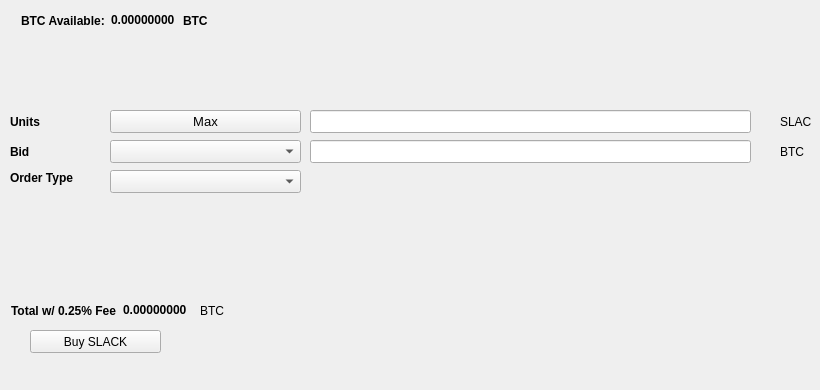
   <widget class="QWidget" name="BuyTab">
    <attribute name="title">
     <string>Buy</string>
    </attribute>
    <widget class="QPushButton" name="BuySLACK">
     <property name="geometry">
      <rect>
       <x>30</x>
       <y>330</y>
       <width>131</width>
       <height>23</height>
      </rect>
     </property>
     <property name="text">
      <string>Buy SLACK</string>
     </property>
     <property name="icon">
      <iconset resource="../econocalypse.qrc">
       <normaloff>:/icons/bitcoin</normaloff>:/icons/bitcoin</iconset>
     </property>
    </widget>
    <widget class="QLabel" name="label_3">
     <property name="geometry">
      <rect>
       <x>10</x>
       <y>110</y>
       <width>46</width>
       <height>23</height>
      </rect>
     </property>
     <property name="font">
      <font>
       <weight>75</weight>
       <bold>true</bold>
      </font>
     </property>
     <property name="text">
      <string>Units</string>
     </property>
    </widget>
    <widget class="QLineEdit" name="UnitsInput">
     <property name="geometry">
      <rect>
       <x>310</x>
       <y>110</y>
       <width>441</width>
       <height>23</height>
      </rect>
     </property>
     <property name="font">
      <font>
       <pointsize>9</pointsize>
       <weight>75</weight>
       <bold>true</bold>
      </font>
     </property>
    </widget>
    <widget class="QLineEdit" name="BuyBidPriceEdit">
     <property name="geometry">
      <rect>
       <x>310</x>
       <y>140</y>
       <width>441</width>
       <height>23</height>
      </rect>
     </property>
     <property name="font">
      <font>
       <pointsize>9</pointsize>
       <weight>75</weight>
       <bold>true</bold>
      </font>
     </property>
    </widget>
    <widget class="QLabel" name="label_4">
     <property name="geometry">
      <rect>
       <x>780</x>
       <y>110</y>
       <width>31</width>
       <height>23</height>
      </rect>
     </property>
     <property name="text">
      <string>SLACK</string>
     </property>
    </widget>
    <widget class="QLabel" name="label_5">
     <property name="geometry">
      <rect>
       <x>780</x>
       <y>140</y>
       <width>31</width>
       <height>23</height>
      </rect>
     </property>
     <property name="text">
      <string>BTC</string>
     </property>
    </widget>
    <widget class="QLabel" name="label_6">
     <property name="geometry">
      <rect>
       <x>10</x>
       <y>140</y>
       <width>46</width>
       <height>23</height>
      </rect>
     </property>
     <property name="font">
      <font>
       <weight>75</weight>
       <bold>true</bold>
      </font>
     </property>
     <property name="text">
      <string>Bid</string>
     </property>
    </widget>
    <widget class="QLabel" name="label_7">
     <property name="geometry">
      <rect>
       <x>10</x>
       <y>170</y>
       <width>91</width>
       <height>16</height>
      </rect>
     </property>
     <property name="font">
      <font>
       <weight>75</weight>
       <bold>true</bold>
      </font>
     </property>
     <property name="text">
      <string>Order Type</string>
     </property>
    </widget>
    <widget class="QPushButton" name="Buy_Max_Amount">
     <property name="geometry">
      <rect>
       <x>110</x>
       <y>110</y>
       <width>191</width>
       <height>23</height>
      </rect>
     </property>
     <property name="font">
      <font>
       <pointsize>10</pointsize>
      </font>
     </property>
     <property name="text">
      <string>Max</string>
     </property>
    </widget>
    <widget class="QComboBox" name="BuyBidcomboBox">
     <property name="geometry">
      <rect>
       <x>110</x>
       <y>140</y>
       <width>191</width>
       <height>23</height>
      </rect>
     </property>
     <property name="font">
      <font>
       <pointsize>10</pointsize>
      </font>
     </property>
    </widget>
    <widget class="QComboBox" name="buyOrdertypeCombo">
     <property name="geometry">
      <rect>
       <x>110</x>
       <y>170</y>
       <width>191</width>
       <height>23</height>
      </rect>
     </property>
     <property name="font">
      <font>
       <pointsize>10</pointsize>
      </font>
     </property>
    </widget>
    <widget class="QWidget" name="layoutWidget1">
     <property name="geometry">
      <rect>
       <x>21</x>
       <y>11</y>
       <width>227</width>
       <height>19</height>
      </rect>
     </property>
     <layout class="QHBoxLayout" name="horizontalLayout_3">
      <item>
       <widget class="QLabel" name="label232">
        <property name="font">
         <font>
          <weight>75</weight>
          <bold>true</bold>
         </font>
        </property>
        <property name="text">
         <string>BTC Available:</string>
        </property>
       </widget>
      </item>
      <item>
       <widget class="QLabel" name="BtcAvailableLbl">
        <property name="palette">
         <palette>
          <active>
           <colorrole role="WindowText">
            <brush brushstyle="SolidPattern">
             <color alpha="255">
              <red>0</red>
              <green>0</green>
              <blue>0</blue>
             </color>
            </brush>
           </colorrole>
           <colorrole role="Button">
            <brush brushstyle="SolidPattern">
             <color alpha="255">
              <red>0</red>
              <green>170</green>
              <blue>0</blue>
             </color>
            </brush>
           </colorrole>
           <colorrole role="Light">
            <brush brushstyle="SolidPattern">
             <color alpha="255">
              <red>0</red>
              <green>255</green>
              <blue>0</blue>
             </color>
            </brush>
           </colorrole>
           <colorrole role="Midlight">
            <brush brushstyle="SolidPattern">
             <color alpha="255">
              <red>0</red>
              <green>212</green>
              <blue>0</blue>
             </color>
            </brush>
           </colorrole>
           <colorrole role="Dark">
            <brush brushstyle="SolidPattern">
             <color alpha="255">
              <red>0</red>
              <green>85</green>
              <blue>0</blue>
             </color>
            </brush>
           </colorrole>
           <colorrole role="Mid">
            <brush brushstyle="SolidPattern">
             <color alpha="255">
              <red>0</red>
              <green>113</green>
              <blue>0</blue>
             </color>
            </brush>
           </colorrole>
           <colorrole role="Text">
            <brush brushstyle="SolidPattern">
             <color alpha="255">
              <red>0</red>
              <green>170</green>
              <blue>0</blue>
             </color>
            </brush>
           </colorrole>
           <colorrole role="BrightText">
            <brush brushstyle="SolidPattern">
             <color alpha="255">
              <red>255</red>
              <green>255</green>
              <blue>255</blue>
             </color>
            </brush>
           </colorrole>
           <colorrole role="ButtonText">
            <brush brushstyle="SolidPattern">
             <color alpha="255">
              <red>0</red>
              <green>0</green>
              <blue>0</blue>
             </color>
            </brush>
           </colorrole>
           <colorrole role="Base">
            <brush brushstyle="SolidPattern">
             <color alpha="255">
              <red>255</red>
              <green>255</green>
              <blue>255</blue>
             </color>
            </brush>
           </colorrole>
           <colorrole role="Window">
            <brush brushstyle="SolidPattern">
             <color alpha="255">
              <red>0</red>
              <green>170</green>
              <blue>0</blue>
             </color>
            </brush>
           </colorrole>
           <colorrole role="Shadow">
            <brush brushstyle="SolidPattern">
             <color alpha="255">
              <red>0</red>
              <green>0</green>
              <blue>0</blue>
             </color>
            </brush>
           </colorrole>
           <colorrole role="AlternateBase">
            <brush brushstyle="SolidPattern">
             <color alpha="255">
              <red>127</red>
              <green>212</green>
              <blue>127</blue>
             </color>
            </brush>
           </colorrole>
           <colorrole role="ToolTipBase">
            <brush brushstyle="SolidPattern">
             <color alpha="255">
              <red>255</red>
              <green>255</green>
              <blue>220</blue>
             </color>
            </brush>
           </colorrole>
           <colorrole role="ToolTipText">
            <brush brushstyle="SolidPattern">
             <color alpha="255">
              <red>0</red>
              <green>0</green>
              <blue>0</blue>
             </color>
            </brush>
           </colorrole>
          </active>
          <inactive>
           <colorrole role="WindowText">
            <brush brushstyle="SolidPattern">
             <color alpha="255">
              <red>0</red>
              <green>0</green>
              <blue>0</blue>
             </color>
            </brush>
           </colorrole>
           <colorrole role="Button">
            <brush brushstyle="SolidPattern">
             <color alpha="255">
              <red>0</red>
              <green>170</green>
              <blue>0</blue>
             </color>
            </brush>
           </colorrole>
           <colorrole role="Light">
            <brush brushstyle="SolidPattern">
             <color alpha="255">
              <red>0</red>
              <green>255</green>
              <blue>0</blue>
             </color>
            </brush>
           </colorrole>
           <colorrole role="Midlight">
            <brush brushstyle="SolidPattern">
             <color alpha="255">
              <red>0</red>
              <green>212</green>
              <blue>0</blue>
             </color>
            </brush>
           </colorrole>
           <colorrole role="Dark">
            <brush brushstyle="SolidPattern">
             <color alpha="255">
              <red>0</red>
              <green>85</green>
              <blue>0</blue>
             </color>
            </brush>
           </colorrole>
           <colorrole role="Mid">
            <brush brushstyle="SolidPattern">
             <color alpha="255">
              <red>0</red>
              <green>113</green>
              <blue>0</blue>
             </color>
            </brush>
           </colorrole>
           <colorrole role="Text">
            <brush brushstyle="SolidPattern">
             <color alpha="255">
              <red>0</red>
              <green>170</green>
              <blue>0</blue>
             </color>
            </brush>
           </colorrole>
           <colorrole role="BrightText">
            <brush brushstyle="SolidPattern">
             <color alpha="255">
              <red>255</red>
              <green>255</green>
              <blue>255</blue>
             </color>
            </brush>
           </colorrole>
           <colorrole role="ButtonText">
            <brush brushstyle="SolidPattern">
             <color alpha="255">
              <red>0</red>
              <green>0</green>
              <blue>0</blue>
             </color>
            </brush>
           </colorrole>
           <colorrole role="Base">
            <brush brushstyle="SolidPattern">
             <color alpha="255">
              <red>255</red>
              <green>255</green>
              <blue>255</blue>
             </color>
            </brush>
           </colorrole>
           <colorrole role="Window">
            <brush brushstyle="SolidPattern">
             <color alpha="255">
              <red>0</red>
              <green>170</green>
              <blue>0</blue>
             </color>
            </brush>
           </colorrole>
           <colorrole role="Shadow">
            <brush brushstyle="SolidPattern">
             <color alpha="255">
              <red>0</red>
              <green>0</green>
              <blue>0</blue>
             </color>
            </brush>
           </colorrole>
           <colorrole role="AlternateBase">
            <brush brushstyle="SolidPattern">
             <color alpha="255">
              <red>127</red>
              <green>212</green>
              <blue>127</blue>
             </color>
            </brush>
           </colorrole>
           <colorrole role="ToolTipBase">
            <brush brushstyle="SolidPattern">
             <color alpha="255">
              <red>255</red>
              <green>255</green>
              <blue>220</blue>
             </color>
            </brush>
           </colorrole>
           <colorrole role="ToolTipText">
            <brush brushstyle="SolidPattern">
             <color alpha="255">
              <red>0</red>
              <green>0</green>
              <blue>0</blue>
             </color>
            </brush>
           </colorrole>
          </inactive>
          <disabled>
           <colorrole role="WindowText">
            <brush brushstyle="SolidPattern">
             <color alpha="255">
              <red>0</red>
              <green>85</green>
              <blue>0</blue>
             </color>
            </brush>
           </colorrole>
           <colorrole role="Button">
            <brush brushstyle="SolidPattern">
             <color alpha="255">
              <red>0</red>
              <green>170</green>
              <blue>0</blue>
             </color>
            </brush>
           </colorrole>
           <colorrole role="Light">
            <brush brushstyle="SolidPattern">
             <color alpha="255">
              <red>0</red>
              <green>255</green>
              <blue>0</blue>
             </color>
            </brush>
           </colorrole>
           <colorrole role="Midlight">
            <brush brushstyle="SolidPattern">
             <color alpha="255">
              <red>0</red>
              <green>212</green>
              <blue>0</blue>
             </color>
            </brush>
           </colorrole>
           <colorrole role="Dark">
            <brush brushstyle="SolidPattern">
             <color alpha="255">
              <red>0</red>
              <green>85</green>
              <blue>0</blue>
             </color>
            </brush>
           </colorrole>
           <colorrole role="Mid">
            <brush brushstyle="SolidPattern">
             <color alpha="255">
              <red>0</red>
              <green>113</green>
              <blue>0</blue>
             </color>
            </brush>
           </colorrole>
           <colorrole role="Text">
            <brush brushstyle="SolidPattern">
             <color alpha="255">
              <red>0</red>
              <green>85</green>
              <blue>0</blue>
             </color>
            </brush>
           </colorrole>
           <colorrole role="BrightText">
            <brush brushstyle="SolidPattern">
             <color alpha="255">
              <red>255</red>
              <green>255</green>
              <blue>255</blue>
             </color>
            </brush>
           </colorrole>
           <colorrole role="ButtonText">
            <brush brushstyle="SolidPattern">
             <color alpha="255">
              <red>0</red>
              <green>85</green>
              <blue>0</blue>
             </color>
            </brush>
           </colorrole>
           <colorrole role="Base">
            <brush brushstyle="SolidPattern">
             <color alpha="255">
              <red>0</red>
              <green>170</green>
              <blue>0</blue>
             </color>
            </brush>
           </colorrole>
           <colorrole role="Window">
            <brush brushstyle="SolidPattern">
             <color alpha="255">
              <red>0</red>
              <green>170</green>
              <blue>0</blue>
             </color>
            </brush>
           </colorrole>
           <colorrole role="Shadow">
            <brush brushstyle="SolidPattern">
             <color alpha="255">
              <red>0</red>
              <green>0</green>
              <blue>0</blue>
             </color>
            </brush>
           </colorrole>
           <colorrole role="AlternateBase">
            <brush brushstyle="SolidPattern">
             <color alpha="255">
              <red>0</red>
              <green>170</green>
              <blue>0</blue>
             </color>
            </brush>
           </colorrole>
           <colorrole role="ToolTipBase">
            <brush brushstyle="SolidPattern">
             <color alpha="255">
              <red>255</red>
              <green>255</green>
              <blue>220</blue>
             </color>
            </brush>
           </colorrole>
           <colorrole role="ToolTipText">
            <brush brushstyle="SolidPattern">
             <color alpha="255">
              <red>0</red>
              <green>0</green>
              <blue>0</blue>
             </color>
            </brush>
           </colorrole>
          </disabled>
         </palette>
        </property>
        <property name="font">
         <font>
          <weight>75</weight>
          <bold>true</bold>
         </font>
        </property>
        <property name="text">
         <string>0.00000000</string>
        </property>
        <property name="textInteractionFlags">
         <set>Qt::LinksAccessibleByMouse|Qt::TextSelectableByKeyboard|Qt::TextSelectableByMouse</set>
        </property>
       </widget>
      </item>
      <item>
       <widget class="QLabel" name="BtcAvailableLbl_2">
        <property name="font">
         <font>
          <weight>75</weight>
          <bold>true</bold>
         </font>
        </property>
        <property name="text">
         <string>BTC</string>
        </property>
       </widget>
      </item>
     </layout>
    </widget>
    <widget class="QWidget" name="layoutWidge2">
     <property name="geometry">
      <rect>
       <x>11</x>
       <y>301</y>
       <width>259</width>
       <height>19</height>
      </rect>
     </property>
     <layout class="QHBoxLayout" name="horizontalLayout_4">
      <item>
       <widget class="QLabel" name="label_9">
        <property name="font">
         <font>
          <weight>75</weight>
          <bold>true</bold>
         </font>
        </property>
        <property name="text">
         <string>Total w/ 0.25% Fee</string>
        </property>
       </widget>
      </item>
      <item>
       <widget class="QLabel" name="BuyCostLabel">
        <property name="palette">
         <palette>
          <active>
           <colorrole role="WindowText">
            <brush brushstyle="SolidPattern">
             <color alpha="255">
              <red>0</red>
              <green>0</green>
              <blue>0</blue>
             </color>
            </brush>
           </colorrole>
           <colorrole role="Button">
            <brush brushstyle="SolidPattern">
             <color alpha="255">
              <red>0</red>
              <green>170</green>
              <blue>0</blue>
             </color>
            </brush>
           </colorrole>
           <colorrole role="Light">
            <brush brushstyle="SolidPattern">
             <color alpha="255">
              <red>0</red>
              <green>255</green>
              <blue>0</blue>
             </color>
            </brush>
           </colorrole>
           <colorrole role="Midlight">
            <brush brushstyle="SolidPattern">
             <color alpha="255">
              <red>0</red>
              <green>212</green>
              <blue>0</blue>
             </color>
            </brush>
           </colorrole>
           <colorrole role="Dark">
            <brush brushstyle="SolidPattern">
             <color alpha="255">
              <red>0</red>
              <green>85</green>
              <blue>0</blue>
             </color>
            </brush>
           </colorrole>
           <colorrole role="Mid">
            <brush brushstyle="SolidPattern">
             <color alpha="255">
              <red>0</red>
              <green>113</green>
              <blue>0</blue>
             </color>
            </brush>
           </colorrole>
           <colorrole role="Text">
            <brush brushstyle="SolidPattern">
             <color alpha="255">
              <red>0</red>
              <green>170</green>
              <blue>0</blue>
             </color>
            </brush>
           </colorrole>
           <colorrole role="BrightText">
            <brush brushstyle="SolidPattern">
             <color alpha="255">
              <red>255</red>
              <green>255</green>
              <blue>255</blue>
             </color>
            </brush>
           </colorrole>
           <colorrole role="ButtonText">
            <brush brushstyle="SolidPattern">
             <color alpha="255">
              <red>0</red>
              <green>0</green>
              <blue>0</blue>
             </color>
            </brush>
           </colorrole>
           <colorrole role="Base">
            <brush brushstyle="SolidPattern">
             <color alpha="255">
              <red>255</red>
              <green>255</green>
              <blue>255</blue>
             </color>
            </brush>
           </colorrole>
           <colorrole role="Window">
            <brush brushstyle="SolidPattern">
             <color alpha="255">
              <red>0</red>
              <green>170</green>
              <blue>0</blue>
             </color>
            </brush>
           </colorrole>
           <colorrole role="Shadow">
            <brush brushstyle="SolidPattern">
             <color alpha="255">
              <red>0</red>
              <green>0</green>
              <blue>0</blue>
             </color>
            </brush>
           </colorrole>
           <colorrole role="AlternateBase">
            <brush brushstyle="SolidPattern">
             <color alpha="255">
              <red>127</red>
              <green>212</green>
              <blue>127</blue>
             </color>
            </brush>
           </colorrole>
           <colorrole role="ToolTipBase">
            <brush brushstyle="SolidPattern">
             <color alpha="255">
              <red>255</red>
              <green>255</green>
              <blue>220</blue>
             </color>
            </brush>
           </colorrole>
           <colorrole role="ToolTipText">
            <brush brushstyle="SolidPattern">
             <color alpha="255">
              <red>0</red>
              <green>0</green>
              <blue>0</blue>
             </color>
            </brush>
           </colorrole>
          </active>
          <inactive>
           <colorrole role="WindowText">
            <brush brushstyle="SolidPattern">
             <color alpha="255">
              <red>0</red>
              <green>0</green>
              <blue>0</blue>
             </color>
            </brush>
           </colorrole>
           <colorrole role="Button">
            <brush brushstyle="SolidPattern">
             <color alpha="255">
              <red>0</red>
              <green>170</green>
              <blue>0</blue>
             </color>
            </brush>
           </colorrole>
           <colorrole role="Light">
            <brush brushstyle="SolidPattern">
             <color alpha="255">
              <red>0</red>
              <green>255</green>
              <blue>0</blue>
             </color>
            </brush>
           </colorrole>
           <colorrole role="Midlight">
            <brush brushstyle="SolidPattern">
             <color alpha="255">
              <red>0</red>
              <green>212</green>
              <blue>0</blue>
             </color>
            </brush>
           </colorrole>
           <colorrole role="Dark">
            <brush brushstyle="SolidPattern">
             <color alpha="255">
              <red>0</red>
              <green>85</green>
              <blue>0</blue>
             </color>
            </brush>
           </colorrole>
           <colorrole role="Mid">
            <brush brushstyle="SolidPattern">
             <color alpha="255">
              <red>0</red>
              <green>113</green>
              <blue>0</blue>
             </color>
            </brush>
           </colorrole>
           <colorrole role="Text">
            <brush brushstyle="SolidPattern">
             <color alpha="255">
              <red>0</red>
              <green>170</green>
              <blue>0</blue>
             </color>
            </brush>
           </colorrole>
           <colorrole role="BrightText">
            <brush brushstyle="SolidPattern">
             <color alpha="255">
              <red>255</red>
              <green>255</green>
              <blue>255</blue>
             </color>
            </brush>
           </colorrole>
           <colorrole role="ButtonText">
            <brush brushstyle="SolidPattern">
             <color alpha="255">
              <red>0</red>
              <green>0</green>
              <blue>0</blue>
             </color>
            </brush>
           </colorrole>
           <colorrole role="Base">
            <brush brushstyle="SolidPattern">
             <color alpha="255">
              <red>255</red>
              <green>255</green>
              <blue>255</blue>
             </color>
            </brush>
           </colorrole>
           <colorrole role="Window">
            <brush brushstyle="SolidPattern">
             <color alpha="255">
              <red>0</red>
              <green>170</green>
              <blue>0</blue>
             </color>
            </brush>
           </colorrole>
           <colorrole role="Shadow">
            <brush brushstyle="SolidPattern">
             <color alpha="255">
              <red>0</red>
              <green>0</green>
              <blue>0</blue>
             </color>
            </brush>
           </colorrole>
           <colorrole role="AlternateBase">
            <brush brushstyle="SolidPattern">
             <color alpha="255">
              <red>127</red>
              <green>212</green>
              <blue>127</blue>
             </color>
            </brush>
           </colorrole>
           <colorrole role="ToolTipBase">
            <brush brushstyle="SolidPattern">
             <color alpha="255">
              <red>255</red>
              <green>255</green>
              <blue>220</blue>
             </color>
            </brush>
           </colorrole>
           <colorrole role="ToolTipText">
            <brush brushstyle="SolidPattern">
             <color alpha="255">
              <red>0</red>
              <green>0</green>
              <blue>0</blue>
             </color>
            </brush>
           </colorrole>
          </inactive>
          <disabled>
           <colorrole role="WindowText">
            <brush brushstyle="SolidPattern">
             <color alpha="255">
              <red>0</red>
              <green>85</green>
              <blue>0</blue>
             </color>
            </brush>
           </colorrole>
           <colorrole role="Button">
            <brush brushstyle="SolidPattern">
             <color alpha="255">
              <red>0</red>
              <green>170</green>
              <blue>0</blue>
             </color>
            </brush>
           </colorrole>
           <colorrole role="Light">
            <brush brushstyle="SolidPattern">
             <color alpha="255">
              <red>0</red>
              <green>255</green>
              <blue>0</blue>
             </color>
            </brush>
           </colorrole>
           <colorrole role="Midlight">
            <brush brushstyle="SolidPattern">
             <color alpha="255">
              <red>0</red>
              <green>212</green>
              <blue>0</blue>
             </color>
            </brush>
           </colorrole>
           <colorrole role="Dark">
            <brush brushstyle="SolidPattern">
             <color alpha="255">
              <red>0</red>
              <green>85</green>
              <blue>0</blue>
             </color>
            </brush>
           </colorrole>
           <colorrole role="Mid">
            <brush brushstyle="SolidPattern">
             <color alpha="255">
              <red>0</red>
              <green>113</green>
              <blue>0</blue>
             </color>
            </brush>
           </colorrole>
           <colorrole role="Text">
            <brush brushstyle="SolidPattern">
             <color alpha="255">
              <red>0</red>
              <green>85</green>
              <blue>0</blue>
             </color>
            </brush>
           </colorrole>
           <colorrole role="BrightText">
            <brush brushstyle="SolidPattern">
             <color alpha="255">
              <red>255</red>
              <green>255</green>
              <blue>255</blue>
             </color>
            </brush>
           </colorrole>
           <colorrole role="ButtonText">
            <brush brushstyle="SolidPattern">
             <color alpha="255">
              <red>0</red>
              <green>85</green>
              <blue>0</blue>
             </color>
            </brush>
           </colorrole>
           <colorrole role="Base">
            <brush brushstyle="SolidPattern">
             <color alpha="255">
              <red>0</red>
              <green>170</green>
              <blue>0</blue>
             </color>
            </brush>
           </colorrole>
           <colorrole role="Window">
            <brush brushstyle="SolidPattern">
             <color alpha="255">
              <red>0</red>
              <green>170</green>
              <blue>0</blue>
             </color>
            </brush>
           </colorrole>
           <colorrole role="Shadow">
            <brush brushstyle="SolidPattern">
             <color alpha="255">
              <red>0</red>
              <green>0</green>
              <blue>0</blue>
             </color>
            </brush>
           </colorrole>
           <colorrole role="AlternateBase">
            <brush brushstyle="SolidPattern">
             <color alpha="255">
              <red>0</red>
              <green>170</green>
              <blue>0</blue>
             </color>
            </brush>
           </colorrole>
           <colorrole role="ToolTipBase">
            <brush brushstyle="SolidPattern">
             <color alpha="255">
              <red>255</red>
              <green>255</green>
              <blue>220</blue>
             </color>
            </brush>
           </colorrole>
           <colorrole role="ToolTipText">
            <brush brushstyle="SolidPattern">
             <color alpha="255">
              <red>0</red>
              <green>0</green>
              <blue>0</blue>
             </color>
            </brush>
           </colorrole>
          </disabled>
         </palette>
        </property>
        <property name="font">
         <font>
          <weight>75</weight>
          <bold>true</bold>
         </font>
        </property>
        <property name="autoFillBackground">
         <bool>false</bool>
        </property>
        <property name="text">
         <string>0.00000000</string>
        </property>
        <property name="textInteractionFlags">
         <set>Qt::LinksAccessibleByMouse|Qt::TextSelectableByMouse</set>
        </property>
       </widget>
      </item>
      <item>
       <widget class="QLabel" name="label_10">
        <property name="font">
         <font>
          <weight>50</weight>
          <bold>false</bold>
         </font>
        </property>
        <property name="text">
         <string>BTC</string>
        </property>
       </widget>
      </item>
     </layout>
    </widget>
    <widget class="QLabel" name="label_24">
     <property name="geometry">
      <rect>
       <x>460</x>
       <y>300</y>
       <width>281</width>
       <height>81</height>
      </rect>
     </property>
     <property name="text">
      <string/>
     </property>
     <property name="pixmap">
      <pixmap>:/images/bittrex</pixmap>
     </property>
    </widget>
   </widget>
